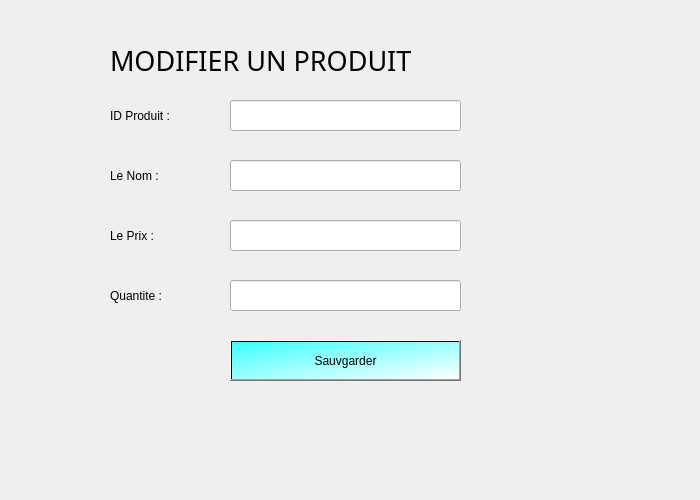
<?xml version="1.0" encoding="UTF-8"?>
<ui version="4.0">
 <class>modification</class>
 <widget class="QDialog" name="modification">
  <property name="geometry">
   <rect>
    <x>0</x>
    <y>0</y>
    <width>700</width>
    <height>500</height>
   </rect>
  </property>
  <property name="windowTitle">
   <string>Dialog</string>
  </property>
  <widget class="QLineEdit" name="lineEdit_4">
   <property name="geometry">
    <rect>
     <x>230</x>
     <y>280</y>
     <width>231</width>
     <height>31</height>
    </rect>
   </property>
  </widget>
  <widget class="QPushButton" name="pushButton">
   <property name="geometry">
    <rect>
     <x>230</x>
     <y>340</y>
     <width>231</width>
     <height>41</height>
    </rect>
   </property>
   <property name="styleSheet">
    <string notr="true">background-color: qlineargradient(spread:pad, x1:0, y1:0, x2:1, y2:1, stop:0 rgba(61, 255, 255, 255), stop:1 rgba(255, 255, 255, 255));</string>
   </property>
   <property name="text">
    <string>Sauvgarder</string>
   </property>
  </widget>
  <widget class="QLabel" name="label_3">
   <property name="geometry">
    <rect>
     <x>110</x>
     <y>220</y>
     <width>111</width>
     <height>31</height>
    </rect>
   </property>
   <property name="text">
    <string>Le Prix :</string>
   </property>
  </widget>
  <widget class="QLabel" name="label">
   <property name="geometry">
    <rect>
     <x>110</x>
     <y>100</y>
     <width>111</width>
     <height>31</height>
    </rect>
   </property>
   <property name="text">
    <string>ID Produit :</string>
   </property>
  </widget>
  <widget class="QLineEdit" name="lineEdit_3">
   <property name="geometry">
    <rect>
     <x>230</x>
     <y>220</y>
     <width>231</width>
     <height>31</height>
    </rect>
   </property>
  </widget>
  <widget class="QLineEdit" name="lineEdit_2">
   <property name="geometry">
    <rect>
     <x>230</x>
     <y>160</y>
     <width>231</width>
     <height>31</height>
    </rect>
   </property>
  </widget>
  <widget class="QLabel" name="label_5">
   <property name="geometry">
    <rect>
     <x>80</x>
     <y>380</y>
     <width>151</width>
     <height>31</height>
    </rect>
   </property>
   <property name="text">
    <string/>
   </property>
  </widget>
  <widget class="QLabel" name="label_2">
   <property name="geometry">
    <rect>
     <x>110</x>
     <y>160</y>
     <width>111</width>
     <height>31</height>
    </rect>
   </property>
   <property name="text">
    <string>Le Nom :</string>
   </property>
  </widget>
  <widget class="QLabel" name="label_4">
   <property name="geometry">
    <rect>
     <x>110</x>
     <y>280</y>
     <width>111</width>
     <height>31</height>
    </rect>
   </property>
   <property name="text">
    <string>Quantite :</string>
   </property>
  </widget>
  <widget class="QLineEdit" name="lineEdit">
   <property name="geometry">
    <rect>
     <x>230</x>
     <y>100</y>
     <width>231</width>
     <height>31</height>
    </rect>
   </property>
  </widget>
  <widget class="QLabel" name="label_6">
   <property name="geometry">
    <rect>
     <x>110</x>
     <y>40</y>
     <width>301</width>
     <height>41</height>
    </rect>
   </property>
   <property name="font">
    <font>
     <family>MS Gothic</family>
     <pointsize>20</pointsize>
    </font>
   </property>
   <property name="text">
    <string>MODIFIER UN PRODUIT</string>
   </property>
  </widget>
 </widget>
 <resources/>
 <connections/>
</ui>
